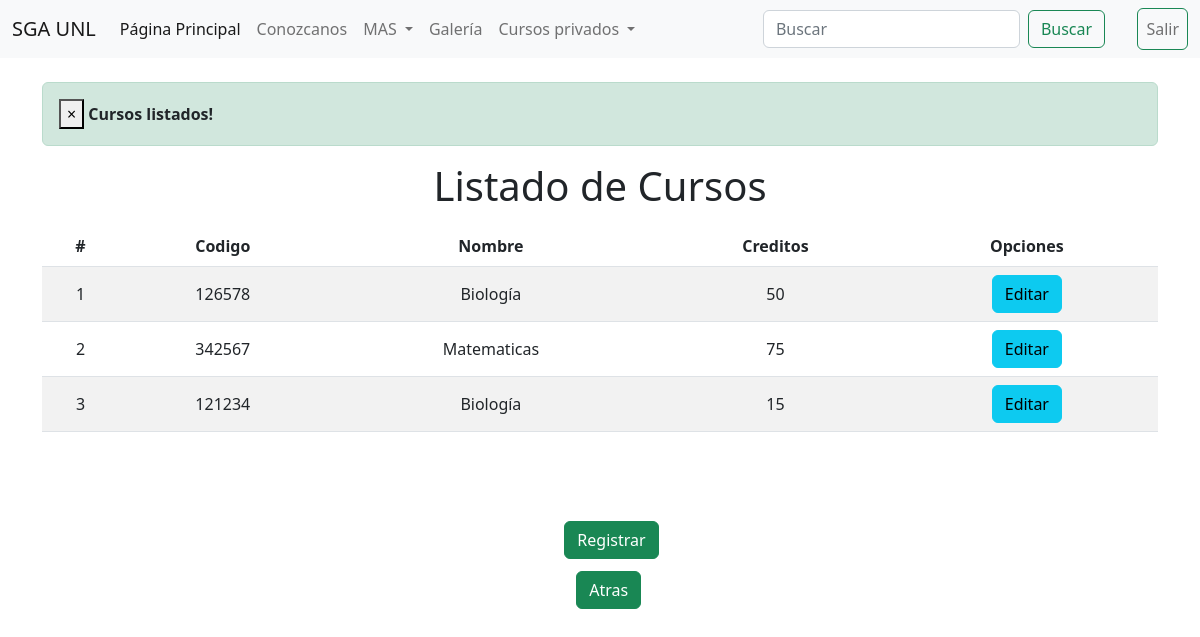
Page /tareas/listadoCursos/ on the committed database.
### APPAdministrarTareas/models.py (models this page shows, shortened)
class Curso(models.Model):
    codigo = models.CharField(primary_key=True, max_length=6)
    nombre = models.CharField(max_length=50)
    creditos = models.PositiveSmallIntegerField()

### APPAdministrarTareas/views.py (the view)
# urls.py: path('listadoCursos/', views.listadoCursos),
def listadoCursos(request):
    cursos = Curso.objects.all()
    messages.success(request, 'Cursos listados!')
    return render(request, "listadoCursos.html", {"cursos": cursos})

### APPAdministrarTareas/templates/listadoCursos.html (shortened to what this page needs)
{% extends "./base.html" %}
{% block body %}
<div class="row">
    <div class="col-sm-20 col-md-10 col-lg-12 col-xl-12">
        {% if messages %}
        {% for message in messages %}
        <div class="alert alert-dismissible alert-success">
            <button type="button" class="close" data-dismiss="alert">&times;</button>
            <strong class="text-dark">{{ message }}</strong>
        </div>
        {% endfor %}
        {% endif %}
        <h1 style="text-align: center;">Listado de Cursos</h1>
        <div class="table-responsive py-2">
            <table class="table table-striped">
                <thead>
                    <tr>
                        <th>#</th>
                        <th>Codigo</th>
                        <th>Nombre</th>
                        <th>Creditos</th>
                        <th colspan="2">Opciones</th>
                    </tr>
                </thead>
                <tbody>
                    {% for c in cursos %}
                    <tr>
                        <td>{{forloop.counter}}</td>
                        <td>{{c.codigo}}</td>
                        <td>{{c.nombre}}</td>
                        <td>{{c.creditos}}</td>
                        <td><a href="/tareas/edicionCurso/{{c.codigo}}" class="btn btn-info">Editar</a></td>
                    </tr>
                    {% endfor %}
                </tbody>
            </table>
        </div>
    </div>
</div>
<div class="container">
    <div class="container">
        <ul class="navbar-nav" style="padding-left: 40%; padding-right: 40%; margin-top: 5%;">
            <div class="row" colspan="2">
                <div style="width: 100%; float:left; padding-left: 35%; margin-top: 5%;">
                    <a href="/tareas/" type="button" class="btn btn-success btn-block text-white">Registrar</a>
                 </div>
            </div>
            <div class="row" colspan="2">
                <div style="width: 100%; float:left; padding-left: 40%; margin-top: 5%;">
                    <a href="/tareas/" type="button" class="btn btn-success btn-block text-white">Atras</a>
                 </div>
            </div>
        </ul>
    </div>
</div>
{% endblock %}

### APPAdministrarTareas/static/css/gestionCursos.css (style rules this page uses)
th, td { text-align: center; vertical-align: middle; }

### rows in the picture
Curso: codigo "126578", nombre "Biología", creditos "50"
Curso: codigo "342567", nombre "Matematicas", creditos "75"
Curso: codigo "121234", nombre "Biología", creditos "15"

### other values in the picture
{{ message }} "Cursos listados!"
